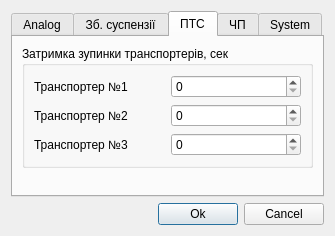
<?xml version="1.0" encoding="UTF-8"?>
<ui version="4.0">
 <class>SParamDialog</class>
 <widget class="QDialog" name="SParamDialog">
  <property name="geometry">
   <rect>
    <x>0</x>
    <y>0</y>
    <width>315</width>
    <height>215</height>
   </rect>
  </property>
  <property name="windowTitle">
   <string>System parameters</string>
  </property>
  <layout class="QGridLayout" name="gridLayout">
   <item row="1" column="0">
    <spacer name="horizontalSpacer">
     <property name="orientation">
      <enum>Qt::Horizontal</enum>
     </property>
     <property name="sizeHint" stdset="0">
      <size>
       <width>263</width>
       <height>20</height>
      </size>
     </property>
    </spacer>
   </item>
   <item row="1" column="1">
    <widget class="QPushButton" name="bn_Ok">
     <property name="text">
      <string>Ok</string>
     </property>
    </widget>
   </item>
   <item row="1" column="2">
    <widget class="QPushButton" name="bn_Cancel">
     <property name="text">
      <string>Cancel</string>
     </property>
    </widget>
   </item>
   <item row="0" column="0" colspan="3">
    <widget class="QTabWidget" name="tabWidget">
     <property name="currentIndex">
      <number>2</number>
     </property>
     <widget class="QWidget" name="tab_1">
      <attribute name="title">
       <string>Analog</string>
      </attribute>
      <layout class="QGridLayout" name="gridLayout_2">
       <item row="0" column="0">
        <widget class="QLabel" name="label">
         <property name="sizePolicy">
          <sizepolicy hsizetype="Fixed" vsizetype="Preferred">
           <horstretch>0</horstretch>
           <verstretch>0</verstretch>
          </sizepolicy>
         </property>
         <property name="text">
          <string>Parameter name</string>
         </property>
        </widget>
       </item>
       <item row="0" column="1">
        <widget class="QComboBox" name="bx_Teg"/>
       </item>
       <item row="1" column="0" rowspan="2">
        <widget class="QLabel" name="label_2">
         <property name="sizePolicy">
          <sizepolicy hsizetype="Fixed" vsizetype="Preferred">
           <horstretch>0</horstretch>
           <verstretch>0</verstretch>
          </sizepolicy>
         </property>
         <property name="text">
          <string>Zero scale</string>
         </property>
        </widget>
       </item>
       <item row="1" column="1" rowspan="2">
        <widget class="QDoubleSpinBox" name="sb_Zs">
         <property name="minimum">
          <double>-1000.000000000000000</double>
         </property>
         <property name="maximum">
          <double>1000.000000000000000</double>
         </property>
        </widget>
       </item>
       <item row="3" column="0">
        <widget class="QLabel" name="label_3">
         <property name="sizePolicy">
          <sizepolicy hsizetype="Fixed" vsizetype="Preferred">
           <horstretch>0</horstretch>
           <verstretch>0</verstretch>
          </sizepolicy>
         </property>
         <property name="text">
          <string>Full scale</string>
         </property>
        </widget>
       </item>
       <item row="3" column="1">
        <widget class="QDoubleSpinBox" name="sb_Fs">
         <property name="maximum">
          <double>1000.000000000000000</double>
         </property>
        </widget>
       </item>
       <item row="6" column="0" colspan="2">
        <spacer name="verticalSpacer">
         <property name="orientation">
          <enum>Qt::Vertical</enum>
         </property>
         <property name="sizeHint" stdset="0">
          <size>
           <width>20</width>
           <height>40</height>
          </size>
         </property>
        </spacer>
       </item>
       <item row="4" column="1">
        <widget class="QSpinBox" name="sb_f">
         <property name="minimum">
          <number>1</number>
         </property>
         <property name="maximum">
          <number>100</number>
         </property>
        </widget>
       </item>
       <item row="4" column="0">
        <widget class="QLabel" name="label_4">
         <property name="sizePolicy">
          <sizepolicy hsizetype="Fixed" vsizetype="Preferred">
           <horstretch>0</horstretch>
           <verstretch>0</verstretch>
          </sizepolicy>
         </property>
         <property name="text">
          <string>Dempfer</string>
         </property>
        </widget>
       </item>
       <item row="5" column="0">
        <widget class="QLabel" name="label_5">
         <property name="text">
          <string>Scope</string>
         </property>
        </widget>
       </item>
       <item row="5" column="1">
        <widget class="QDoubleSpinBox" name="sb_Scope">
         <property name="maximum">
          <double>100000.000000000000000</double>
         </property>
        </widget>
       </item>
      </layout>
     </widget>
     <widget class="QWidget" name="tab">
      <attribute name="title">
       <string>Зб. суспензії</string>
      </attribute>
      <layout class="QGridLayout" name="gridLayout_3">
       <item row="0" column="0" colspan="2">
        <widget class="QLabel" name="label_6">
         <property name="text">
          <string>Макс. рівень</string>
         </property>
        </widget>
       </item>
       <item row="1" column="0" colspan="2">
        <widget class="QLabel" name="label_7">
         <property name="text">
          <string>Рівень пуску</string>
         </property>
        </widget>
       </item>
       <item row="1" column="2">
        <widget class="QDoubleSpinBox" name="sb_Ls_start">
         <property name="decimals">
          <number>0</number>
         </property>
         <property name="singleStep">
          <double>5.000000000000000</double>
         </property>
        </widget>
       </item>
       <item row="2" column="0" colspan="2">
        <widget class="QLabel" name="label_13">
         <property name="text">
          <string>Мін. рівень</string>
         </property>
        </widget>
       </item>
       <item row="2" column="2">
        <widget class="QDoubleSpinBox" name="sb_Ls_min">
         <property name="decimals">
          <number>0</number>
         </property>
         <property name="singleStep">
          <double>5.000000000000000</double>
         </property>
        </widget>
       </item>
       <item row="0" column="2">
        <widget class="QDoubleSpinBox" name="sb_Lsusp_max">
         <property name="decimals">
          <number>0</number>
         </property>
         <property name="maximum">
          <double>100.000000000000000</double>
         </property>
         <property name="singleStep">
          <double>5.000000000000000</double>
         </property>
        </widget>
       </item>
       <item row="3" column="0" colspan="3">
        <spacer name="verticalSpacer_2">
         <property name="orientation">
          <enum>Qt::Vertical</enum>
         </property>
         <property name="sizeHint" stdset="0">
          <size>
           <width>20</width>
           <height>40</height>
          </size>
         </property>
        </spacer>
       </item>
      </layout>
     </widget>
     <widget class="QWidget" name="tab_2">
      <attribute name="title">
       <string>ПТС</string>
      </attribute>
      <layout class="QVBoxLayout" name="verticalLayout_2">
       <item>
        <widget class="QGroupBox" name="groupBox">
         <property name="title">
          <string>Затримка зупинки транспортерів, сек</string>
         </property>
         <layout class="QGridLayout" name="gridLayout_5">
          <item row="0" column="0">
           <widget class="QLabel" name="label_14">
            <property name="text">
             <string>Транспортер №1</string>
            </property>
           </widget>
          </item>
          <item row="0" column="1">
           <widget class="QSpinBox" name="sb_Tw_1">
            <property name="maximum">
             <number>3600</number>
            </property>
           </widget>
          </item>
          <item row="1" column="0">
           <widget class="QLabel" name="label_15">
            <property name="text">
             <string>Транспортер №2</string>
            </property>
           </widget>
          </item>
          <item row="1" column="1">
           <widget class="QSpinBox" name="sb_Tw_2">
            <property name="maximum">
             <number>3600</number>
            </property>
           </widget>
          </item>
          <item row="2" column="0">
           <widget class="QLabel" name="label_16">
            <property name="text">
             <string>Транспортер №3</string>
            </property>
           </widget>
          </item>
          <item row="2" column="1">
           <widget class="QSpinBox" name="sb_Tw_3">
            <property name="maximum">
             <number>3600</number>
            </property>
           </widget>
          </item>
         </layout>
        </widget>
       </item>
       <item>
        <spacer name="verticalSpacer_4">
         <property name="orientation">
          <enum>Qt::Vertical</enum>
         </property>
         <property name="sizeHint" stdset="0">
          <size>
           <width>20</width>
           <height>40</height>
          </size>
         </property>
        </spacer>
       </item>
      </layout>
     </widget>
     <widget class="QWidget" name="tab_4">
      <attribute name="title">
       <string>ЧП</string>
      </attribute>
      <layout class="QVBoxLayout" name="verticalLayout">
       <item>
        <widget class="QGroupBox" name="groupBox_2">
         <property name="title">
          <string>Завдання обертів насосів </string>
         </property>
         <layout class="QGridLayout" name="gridLayout_7">
          <item row="0" column="0">
           <widget class="QLabel" name="label_17">
            <property name="text">
             <string>Насос води: мін. </string>
            </property>
           </widget>
          </item>
          <item row="0" column="1">
           <widget class="QDoubleSpinBox" name="sb_Xv_zd_min">
            <property name="decimals">
             <number>0</number>
            </property>
           </widget>
          </item>
          <item row="1" column="0">
           <widget class="QLabel" name="label_18">
            <property name="text">
             <string>Насос суспензії: мін. </string>
            </property>
           </widget>
          </item>
          <item row="1" column="1">
           <widget class="QDoubleSpinBox" name="sb_Xs_zd_min">
            <property name="decimals">
             <number>0</number>
            </property>
           </widget>
          </item>
          <item row="2" column="0">
           <widget class="QLabel" name="label_19">
            <property name="text">
             <string>Насос суспензії: наповнення</string>
            </property>
           </widget>
          </item>
          <item row="2" column="1">
           <widget class="QDoubleSpinBox" name="sb_Xs_np_zd">
            <property name="decimals">
             <number>0</number>
            </property>
           </widget>
          </item>
         </layout>
        </widget>
       </item>
       <item>
        <spacer name="verticalSpacer_5">
         <property name="orientation">
          <enum>Qt::Vertical</enum>
         </property>
         <property name="sizeHint" stdset="0">
          <size>
           <width>20</width>
           <height>16</height>
          </size>
         </property>
        </spacer>
       </item>
      </layout>
     </widget>
     <widget class="QWidget" name="tab_3">
      <attribute name="title">
       <string>System</string>
      </attribute>
      <layout class="QGridLayout" name="gridLayout_4">
       <item row="0" column="0">
        <widget class="QLabel" name="label_8">
         <property name="text">
          <string>IO server</string>
         </property>
        </widget>
       </item>
       <item row="0" column="1">
        <widget class="QLineEdit" name="le_ioserv"/>
       </item>
       <item row="6" column="0" colspan="2">
        <spacer name="verticalSpacer_3">
         <property name="orientation">
          <enum>Qt::Vertical</enum>
         </property>
         <property name="sizeHint" stdset="0">
          <size>
           <width>291</width>
           <height>0</height>
          </size>
         </property>
        </spacer>
       </item>
       <item row="1" column="0">
        <widget class="QLabel" name="label_9">
         <property name="text">
          <string>db server</string>
         </property>
        </widget>
       </item>
       <item row="2" column="0">
        <widget class="QLabel" name="label_10">
         <property name="text">
          <string>db name</string>
         </property>
        </widget>
       </item>
       <item row="3" column="0">
        <widget class="QLabel" name="label_11">
         <property name="text">
          <string>username</string>
         </property>
        </widget>
       </item>
       <item row="4" column="0">
        <widget class="QLabel" name="label_12">
         <property name="text">
          <string>password</string>
         </property>
        </widget>
       </item>
       <item row="1" column="1">
        <widget class="QLineEdit" name="le_dbserv"/>
       </item>
       <item row="2" column="1">
        <widget class="QLineEdit" name="le_dbname"/>
       </item>
       <item row="3" column="1">
        <widget class="QLineEdit" name="le_username"/>
       </item>
       <item row="4" column="1">
        <widget class="QLineEdit" name="le_passwd">
         <property name="inputMask">
          <string/>
         </property>
         <property name="text">
          <string/>
         </property>
        </widget>
       </item>
      </layout>
     </widget>
    </widget>
   </item>
  </layout>
 </widget>
 <resources/>
 <connections>
  <connection>
   <sender>bn_Cancel</sender>
   <signal>clicked()</signal>
   <receiver>SParamDialog</receiver>
   <slot>reject()</slot>
   <hints>
    <hint type="sourcelabel">
     <x>288</x>
     <y>281</y>
    </hint>
    <hint type="destinationlabel">
     <x>199</x>
     <y>149</y>
    </hint>
   </hints>
  </connection>
 </connections>
</ui>
